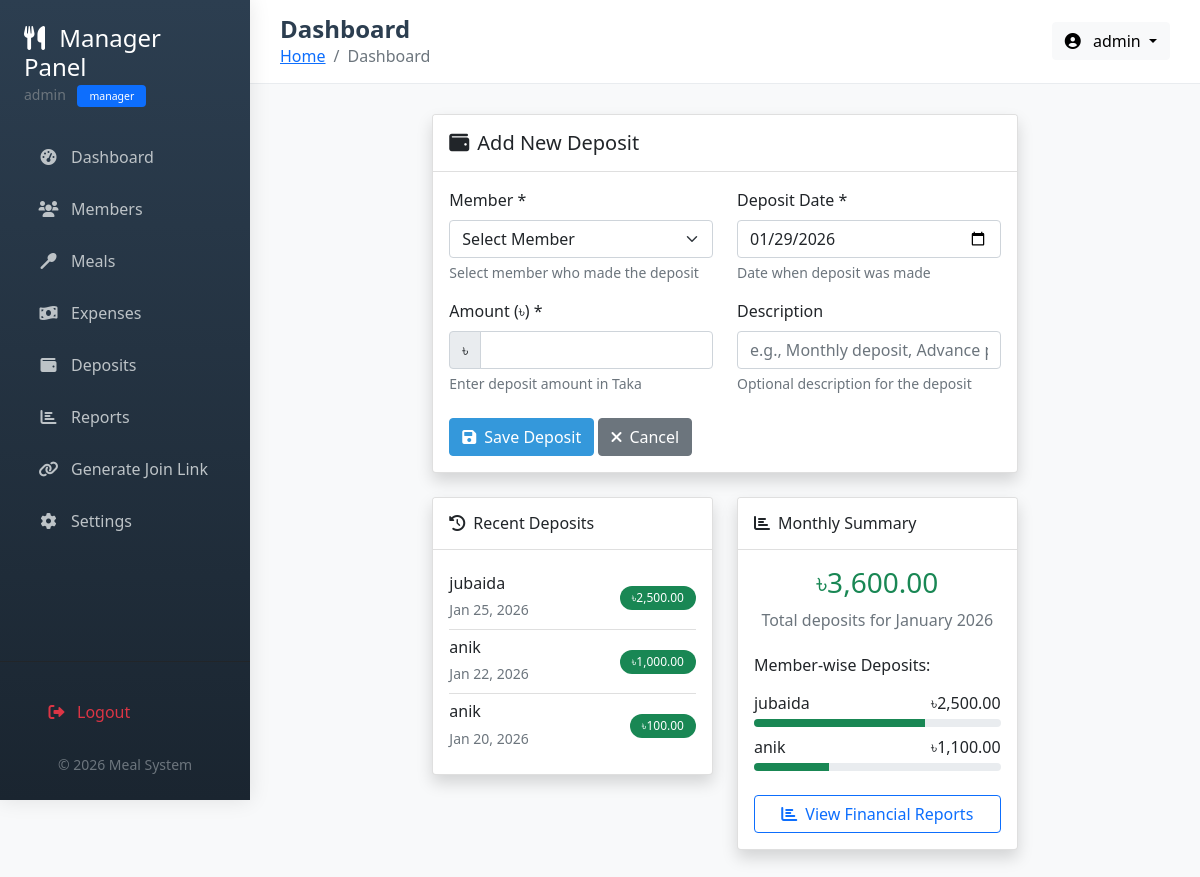
Page /manager/add_deposit.php (signed in) on the committed database.
### tables this page shows
CREATE TABLE `deposits` (
  `deposit_id` int(11) NOT NULL,
  `member_id` int(11) NOT NULL,
  `amount` decimal(10,2) NOT NULL,
  `deposit_date` date NOT NULL,
  `description` varchar(255) DEFAULT NULL,
  `created_by` int(11) DEFAULT NULL,
  `created_at` timestamp NOT NULL DEFAULT current_timestamp(),
  `updated_at` timestamp NULL DEFAULT NULL
);

CREATE TABLE `members` (
  `member_id` int(11) NOT NULL,
  `name` varchar(100) NOT NULL,
  `phone` varchar(20) DEFAULT NULL,
  `email` varchar(100) DEFAULT NULL,
  `join_date` date NOT NULL,
  `status` enum('active','inactive') DEFAULT 'active',
  `created_by` int(11) DEFAULT NULL,
  `join_token` varchar(100) DEFAULT NULL,
  `token_expiry` datetime DEFAULT NULL,
  `created_at` timestamp NOT NULL DEFAULT current_timestamp()
);

### config/database.php (called while the page is built, shortened)
<?php
function getConnection() {
    static $conn = null;
    if ($conn === null) {
        $conn = mysqli_connect(DB_HOST, DB_USER, DB_PASS);
        mysqli_set_charset($conn, "utf8mb4");
    }
    return $conn;
}
?>

### includes/functions.php (called while the page is built, shortened)
<?php
require_once __DIR__ . '/../config/database.php';
class Functions {
    public function formatCurrency($amount) {
        return '৳' . number_format($amount, 2);
    }
    public function formatDate($date_string) {
        return date('M d, Y', strtotime($date_string));
    }
}
?>

### manager/add_deposit.php (the view, shortened to what this page needs)
<?php
require_once '../includes/functions.php';
require_once '../includes/header.php';
$functions = new Functions();
$conn = getConnection();
$sql = "SELECT * FROM members WHERE status = 'active' ORDER BY name ASC";
$result = mysqli_query($conn, $sql);
$members = mysqli_fetch_all($result, MYSQLI_ASSOC);
$recent_sql = "SELECT d.*, m.name as member_name
               FROM deposits d
               JOIN members m ON d.member_id = m.member_id
               ORDER BY d.deposit_date DESC, d.created_at DESC LIMIT 5";
$recent_result = mysqli_query($conn, $recent_sql);
$recent_deposits = mysqli_fetch_all($recent_result, MYSQLI_ASSOC);
$current_month = date('Y-m');
$month_sql = "SELECT SUM(amount) as month_total FROM deposits WHERE DATE_FORMAT(deposit_date, '%Y-%m') = ?";
$month_stmt = mysqli_prepare($conn, $month_sql);
mysqli_stmt_bind_param($month_stmt, "s", $current_month);
mysqli_stmt_execute($month_stmt);
$month_result = mysqli_stmt_get_result($month_stmt);
$month_total = mysqli_fetch_assoc($month_result);
$member_totals_sql = "SELECT m.name, SUM(d.amount) as total
                      FROM deposits d
                      JOIN members m ON d.member_id = m.member_id
                      WHERE DATE_FORMAT(d.deposit_date, '%Y-%m') = ?
                      GROUP BY d.member_id
                      ORDER BY total DESC";
$member_totals_stmt = mysqli_prepare($conn, $member_totals_sql);
mysqli_stmt_bind_param($member_totals_stmt, "s", $current_month);
mysqli_stmt_execute($member_totals_stmt);
$member_totals_result = mysqli_stmt_get_result($member_totals_stmt);
$member_totals = mysqli_fetch_all($member_totals_result, MYSQLI_ASSOC);
?>
<div class="row">
    <div class="col-lg-8 mx-auto">
        <div class="card shadow">
            <div class="card-header bg-white py-3">
                <h5 class="mb-0"><i class="fas fa-wallet me-2"></i>Add New Deposit</h5>
            </div>
            <div class="card-body">
                <?php if (empty($members)): ?>
                <div class="text-center py-5">
                    <i class="fas fa-users fa-3x text-muted mb-3"></i>
                    <h5>No Active Members</h5>
                    <p class="text-muted">Add some active members first to record deposits</p>
                    <a href="add_member.php" class="btn btn-primary">
                        <i class="fas fa-user-plus me-2"></i>Add Members
                    </a>
                </div>
                <?php else: ?>
                <form method="POST" action="">
                    <div class="row mb-3">
                        <div class="col-md-6">
                            <label for="member_id" class="form-label">Member *</label>
                            <select class="form-select" id="member_id" name="member_id" required>
                                <option value="">Select Member</option>
                            </select>
                            <div class="form-text">Select member who made the deposit</div>
                        </div>
                        <div class="col-md-6">
                            <label for="deposit_date" class="form-label">Deposit Date *</label>
                            <input type="date" class="form-control" id="deposit_date" name="deposit_date"
                                   value="<?php echo isset($_POST['deposit_date']) ? $_POST['deposit_date'] : date('Y-m-d'); ?>"
                                   required>
                            <div class="form-text">Date when deposit was made</div>
                        </div>
                    </div>
                    <div class="row mb-3">
                        <div class="col-md-6">
                            <label for="amount" class="form-label">Amount (৳) *</label>
                            <div class="input-group">
                                <span class="input-group-text">৳</span>
                                <input type="number" class="form-control" id="amount" name="amount"
                                       step="0.01" min="0.01"
                                       value="<?php echo isset($_POST['amount']) ? $_POST['amount'] : ''; ?>"
                                       required>
                            </div>
                            <div class="form-text">Enter deposit amount in Taka</div>
                        </div>
                        <div class="col-md-6">
                            <label for="description" class="form-label">Description</label>
                            <input type="text" class="form-control" id="description" name="description"
                                   value="<?php echo isset($_POST['description']) ? htmlspecialchars($_POST['description']) : ''; ?>"
                                   placeholder="e.g., Monthly deposit, Advance payment, etc.">
                            <div class="form-text">Optional description for the deposit</div>
                        </div>
                    </div>
                    <div class="mt-4">
                        <button type="submit" class="btn btn-primary">
                            <i class="fas fa-save me-2"></i>Save Deposit
                        </button>
                        <a href="deposits.php" class="btn btn-secondary">
                            <i class="fas fa-times me-2"></i>Cancel
                        </a>
                    </div>
                </form>
                <?php endif; ?>
            </div>
        </div>
        <div class="row mt-4">
            <div class="col-md-6">
                <div class="card shadow">
                    <div class="card-header bg-white py-3">
                        <h6 class="mb-0"><i class="fas fa-history me-2"></i>Recent Deposits</h6>
                    </div>
                    <div class="card-body">
                        <?php if (empty($recent_deposits)): ?>
                        <div class="text-center text-muted py-3">No recent deposits</div>
                        <?php else: ?>
                        <div class="list-group list-group-flush">
                            <?php foreach ($recent_deposits as $deposit): ?>
                            <div class="list-group-item d-flex justify-content-between align-items-center px-0">
                                <div>
                                    <h6 class="mb-1"><?php echo htmlspecialchars($deposit['member_name']); ?></h6>
                                    <small class="text-muted"><?php echo $functions->formatDate($deposit['deposit_date']); ?></small>
                                </div>
                                <span class="badge bg-success rounded-pill"><?php echo $functions->formatCurrency($deposit['amount']); ?></span>
                            </div>
                            <?php endforeach; ?>
                        </div>
                        <?php endif; ?>
                    </div>
                </div>
            </div>
            <div class="col-md-6">
                <div class="card shadow">
                    <div class="card-header bg-white py-3">
                        <h6 class="mb-0"><i class="fas fa-chart-bar me-2"></i>Monthly Summary</h6>
                    </div>
                    <div class="card-body">
                        <div class="text-center mb-4">
                            <h3 class="text-success"><?php echo $functions->formatCurrency($month_total['month_total'] ?: 0); ?></h3>
                            <p class="text-muted mb-0">Total deposits for <?php echo date('F Y'); ?></p>
                        </div>
                        <?php if (empty($member_totals)): ?>
                        <div class="text-center text-muted py-3">No deposits this month</div>
                        <?php else: ?>
                        <h6 class="mb-3">Member-wise Deposits:</h6>
                        <?php foreach ($member_totals as $item):
                            $percentage = $month_total['month_total'] > 0 ? ($item['total'] / $month_total['month_total'] * 100) : 0;
                        ?>
                        <div class="mb-2">
                            <div class="d-flex justify-content-between mb-1">
                                <span><?php echo htmlspecialchars($item['name']); ?></span>
                                <span><?php echo $functions->formatCurrency($item['total']); ?></span>
                            </div>
                            <div class="progress" style="height: 8px;">
                                <div class="progress-bar bg-success" role="progressbar"
                                     style="width: <?php echo $percentage; ?>%;"
                                     aria-valuenow="<?php echo $percentage; ?>"
                                     aria-valuemin="0" aria-valuemax="100"></div>
                            </div>
                        </div>
                        <?php endforeach; ?>
                        <?php endif; ?>
                        <div class="mt-4">
                            <a href="reports.php" class="btn btn-outline-primary w-100">
                                <i class="fas fa-chart-bar me-2"></i>View Financial Reports
                            </a>
                        </div>
                    </div>
                </div>
            </div>
        </div>
    </div>
</div>
<?php
require_once '../includes/footer.php';
?>

### includes/header.php (style rules this page uses)
:root { --primary-color: #2c3e50; --secondary-color: #3498db; --success-color: #27ae60; --warning-color: #f39c12; --danger-color: #e74c3c; }
body { font-family: 'Segoe UI', Tahoma, Geneva, Verdana, sans-serif; background-color: #f8f9fa; min-height: 100vh; }
.btn-primary { background-color: var(--secondary-color); border-color: var(--secondary-color); }
.badge { padding: 6px 12px; font-weight: 500; }

### rows in the picture
deposits: member.name "jubaida", deposit_date "Jan 25, 2026", amount "৳2,500.00"
deposits: member.name "anik", deposit_date "Jan 22, 2026", amount "৳1,000.00"
deposits: member.name "anik", deposit_date "Jan 20, 2026", amount "৳100.00"

### other values in the picture
$_SESSION['username'] "admin"
$_SESSION['role'] "manager"
$page_title "Dashboard"
$functions->formatCurrency($month_total['month_total'] ?: 0) "৳3,600.00"
$item['name'] "jubaida"
$functions->formatCurrency($item['total']) "৳2,500.00"
$item['name'] "anik"
$functions->formatCurrency($item['total']) "৳1,100.00"
